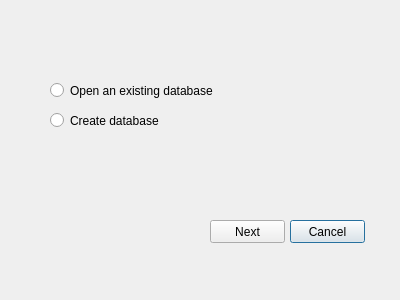
<?xml version="1.0" encoding="UTF-8"?>
<ui version="4.0">
 <class>ChooseDatabaseDialog</class>
 <widget class="QDialog" name="ChooseDatabaseDialog">
  <property name="geometry">
   <rect>
    <x>0</x>
    <y>0</y>
    <width>400</width>
    <height>300</height>
   </rect>
  </property>
  <property name="windowTitle">
   <string>Dialog</string>
  </property>
  <widget class="QPushButton" name="ExitButton">
   <property name="geometry">
    <rect>
     <x>290</x>
     <y>220</y>
     <width>75</width>
     <height>23</height>
    </rect>
   </property>
   <property name="text">
    <string>Cancel</string>
   </property>
  </widget>
  <widget class="QRadioButton" name="ExistDbRadioButton">
   <property name="geometry">
    <rect>
     <x>50</x>
     <y>80</y>
     <width>211</width>
     <height>21</height>
    </rect>
   </property>
   <property name="text">
    <string>Open an existing database</string>
   </property>
  </widget>
  <widget class="QRadioButton" name="NewDbRadioButton">
   <property name="geometry">
    <rect>
     <x>50</x>
     <y>110</y>
     <width>201</width>
     <height>21</height>
    </rect>
   </property>
   <property name="text">
    <string>Create database</string>
   </property>
  </widget>
  <widget class="QPushButton" name="NextButton">
   <property name="geometry">
    <rect>
     <x>210</x>
     <y>220</y>
     <width>75</width>
     <height>23</height>
    </rect>
   </property>
   <property name="text">
    <string>Next</string>
   </property>
  </widget>
 </widget>
 <resources/>
 <connections/>
</ui>
